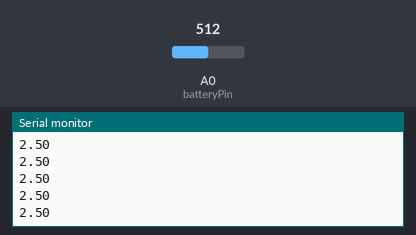
A sketch run on a simulated Arduino Uno, built with avr-gcc and run on an emulated ATmega328P. Shown: the last lines printed to the serial monitor. The inputs (shaded band) are chosen by the test bench; at power-on: A0 (batteryPin) = 512.

Above: at 1.2 s.
1.3 s: A0 (batteryPin) set to 716
At 2.0 s:
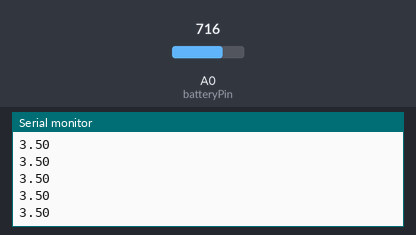
2.8 s: A0 (batteryPin) set to 900
At 3.6 s:
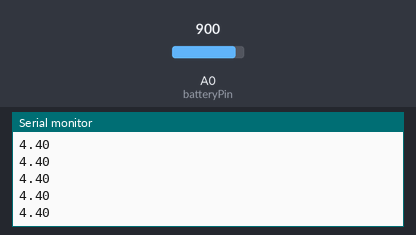
Timing chart, 0 to 5.8 s (numbered marks = the images above; inputs shaded):
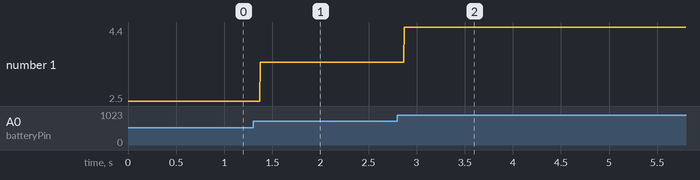

The sketch:

ch05_Display5VorLess.ino
```cpp
/*
 * Display5vOrless sketch
 * prints the voltage on analog pin to the serial port
 * Warning - do not connect more than 5 volts directly to an Arduino pin.
 */

const float referenceVolts = 5.0;  // the default reference on a 5-volt board
const int batteryPin = A0;         // battery is connected to analog pin 0

void setup()
{
   Serial.begin(9600);
}

void loop()
{
   int val = analogRead(batteryPin);  // read the value from the sensor
   float volts = (val / 1023.0) * referenceVolts;  // calculate the ratio
   Serial.println(volts);  // print the value in volts
}
```

Measured:
- after the input at 1.3 s, the serial monitor: prints a new line after 0.07 s (image 1)
- after the input at 2.8 s, the serial monitor: prints a new line after 0.07 s (image 2)
- plotted number 1: 2.5 → 3.5 after the input at 1.3 s, 3.5 → 4.4 after the input at 2.8 s
